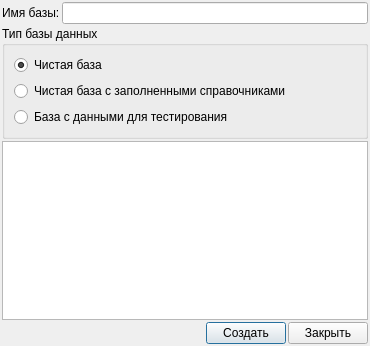
<?xml version="1.0" encoding="UTF-8"?>
<ui version="4.0">
 <class>CreateDB</class>
 <widget class="QDialog" name="CreateDB">
  <property name="geometry">
   <rect>
    <x>0</x>
    <y>0</y>
    <width>370</width>
    <height>346</height>
   </rect>
  </property>
  <property name="windowTitle">
   <string>Создание новой базы</string>
  </property>
  <property name="windowIcon">
   <iconset resource="icons.qrc">
    <normaloff>:/32x32/ico/add-to-database_32x32.png</normaloff>:/32x32/ico/add-to-database_32x32.png</iconset>
  </property>
  <layout class="QVBoxLayout" name="verticalLayout_2">
   <property name="spacing">
    <number>2</number>
   </property>
   <property name="sizeConstraint">
    <enum>QLayout::SetDefaultConstraint</enum>
   </property>
   <property name="leftMargin">
    <number>2</number>
   </property>
   <property name="topMargin">
    <number>2</number>
   </property>
   <property name="rightMargin">
    <number>2</number>
   </property>
   <property name="bottomMargin">
    <number>2</number>
   </property>
   <item>
    <layout class="QHBoxLayout" name="horizontalLayout">
     <item>
      <widget class="QLabel" name="label">
       <property name="text">
        <string>Имя базы:</string>
       </property>
      </widget>
     </item>
     <item>
      <widget class="QLineEdit" name="baseName">
       <property name="maxLength">
        <number>64</number>
       </property>
      </widget>
     </item>
    </layout>
   </item>
   <item>
    <widget class="QGroupBox" name="typeBase">
     <property name="title">
      <string>Тип базы данных</string>
     </property>
     <layout class="QVBoxLayout" name="verticalLayout">
      <item>
       <widget class="QRadioButton" name="emptyBase">
        <property name="text">
         <string>Чистая база</string>
        </property>
        <property name="checked">
         <bool>true</bool>
        </property>
       </widget>
      </item>
      <item>
       <widget class="QRadioButton" name="emptyBaseWithDirectories">
        <property name="text">
         <string>Чистая база с заполненными справочниками</string>
        </property>
       </widget>
      </item>
      <item>
       <widget class="QRadioButton" name="demoBase">
        <property name="text">
         <string>База с данными для тестирования</string>
        </property>
       </widget>
      </item>
     </layout>
    </widget>
   </item>
   <item>
    <widget class="QPlainTextEdit" name="log">
     <property name="lineWrapMode">
      <enum>QPlainTextEdit::NoWrap</enum>
     </property>
     <property name="readOnly">
      <bool>true</bool>
     </property>
    </widget>
   </item>
   <item>
    <layout class="QHBoxLayout" name="horizontalLayout_2">
     <property name="spacing">
      <number>2</number>
     </property>
     <item>
      <spacer name="horizontalSpacer">
       <property name="orientation">
        <enum>Qt::Horizontal</enum>
       </property>
       <property name="sizeHint" stdset="0">
        <size>
         <width>40</width>
         <height>20</height>
        </size>
       </property>
      </spacer>
     </item>
     <item>
      <widget class="QPushButton" name="createButton">
       <property name="text">
        <string>Создать</string>
       </property>
       <property name="icon">
        <iconset resource="icons.qrc">
         <normaloff>:/16x16/ico/apply_16x16.png</normaloff>:/16x16/ico/apply_16x16.png</iconset>
       </property>
      </widget>
     </item>
     <item>
      <widget class="QPushButton" name="closeButton">
       <property name="text">
        <string>Закрыть</string>
       </property>
       <property name="icon">
        <iconset resource="icons.qrc">
         <normaloff>:/16x16/ico/cancel_16x16.png</normaloff>:/16x16/ico/cancel_16x16.png</iconset>
       </property>
      </widget>
     </item>
    </layout>
   </item>
  </layout>
 </widget>
 <tabstops>
  <tabstop>baseName</tabstop>
  <tabstop>emptyBase</tabstop>
  <tabstop>emptyBaseWithDirectories</tabstop>
  <tabstop>demoBase</tabstop>
  <tabstop>createButton</tabstop>
  <tabstop>closeButton</tabstop>
 </tabstops>
 <resources>
  <include location="icons.qrc"/>
 </resources>
 <connections>
  <connection>
   <sender>closeButton</sender>
   <signal>clicked()</signal>
   <receiver>CreateDB</receiver>
   <slot>reject()</slot>
   <hints>
    <hint type="sourcelabel">
     <x>232</x>
     <y>136</y>
    </hint>
    <hint type="destinationlabel">
     <x>136</x>
     <y>75</y>
    </hint>
   </hints>
  </connection>
 </connections>
</ui>
